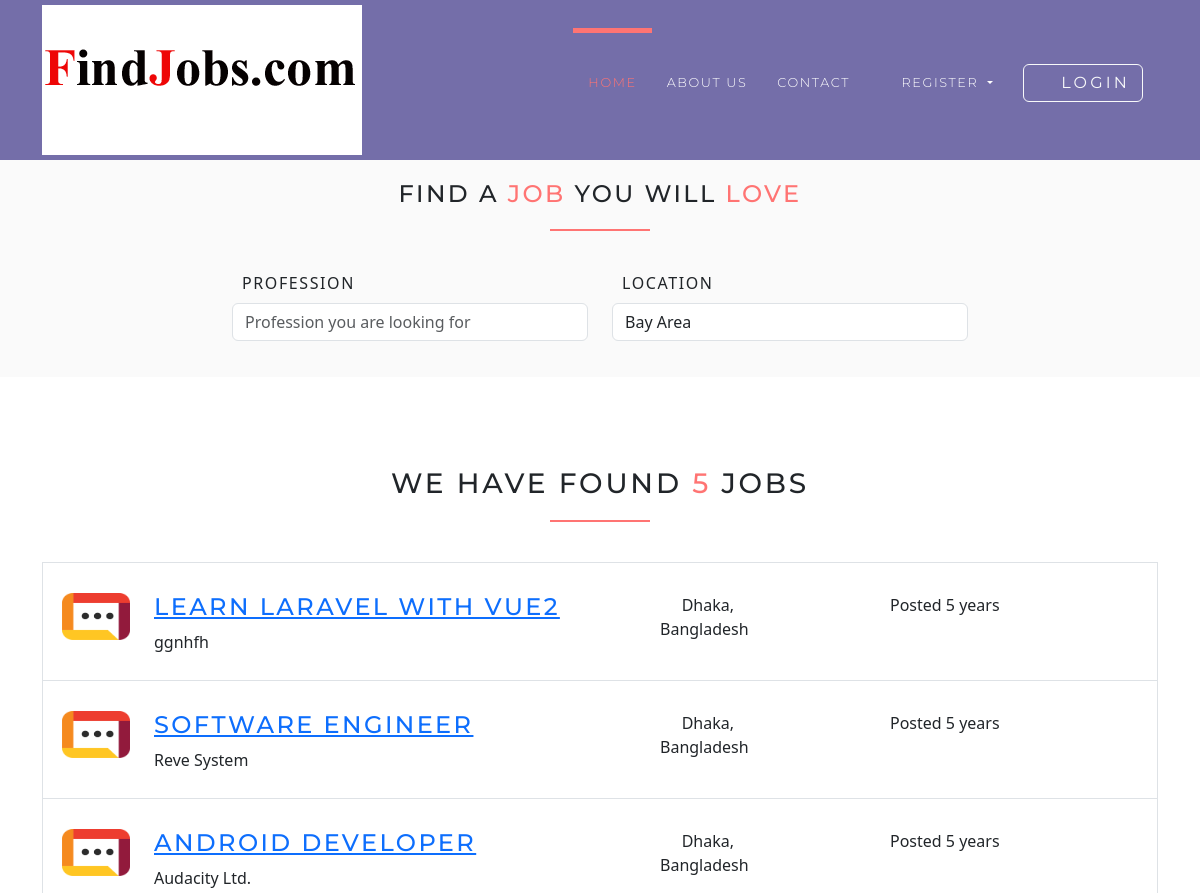
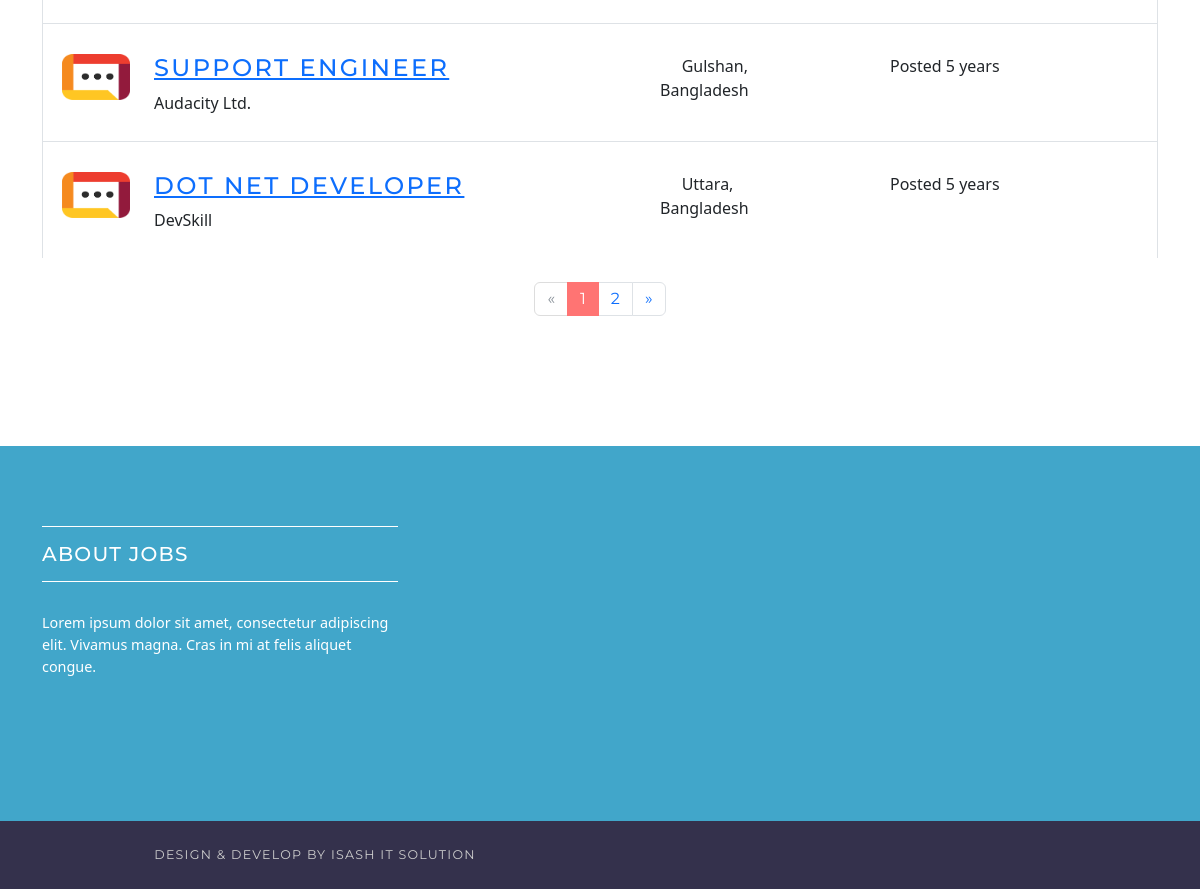
Page /jobs on the committed database (2 pictures, top to bottom).
### jobsapp/models.py (models this page shows, shortened)
class Job(models.Model):
    user = models.ForeignKey(User, on_delete=models.CASCADE)
    title = models.CharField(max_length=300)
    description = models.TextField()
    location = models.CharField(max_length=150)
    type = models.CharField(choices=JOB_TYPE, max_length=10)
    category = models.CharField(max_length=100)
    last_date = models.DateTimeField()
    company_name = models.CharField(max_length=100)
    company_description = models.CharField(max_length=300)
    website = models.CharField(max_length=100, default="")
    created_at = models.DateTimeField(default=timezone.now)
    filled = models.BooleanField(default=False)

### jobsapp/views/home.py (the view)
# urls.py: path('jobs', JobListView.as_view(), name='jobs'),
class JobListView(ListView):
    model = Job
    template_name = 'jobs/jobs.html'
    context_object_name = 'jobs'
    paginate_by = 5

### templates/jobs/jobs.html (shortened to what this page needs)
{% extends 'base.html' %}
{% load static %}
{% block content %}
    <section class="job-form-section job-form-section--compressed">
        <div class="container">
            <h4 class="heading">Find a <span class="accent">job </span> you will <span class="accent">love</span></h4>
            <form id="job-main-form" method="get" action="#" class="job-main-form">
                <div class="controls">
                    <div class="row align-items-end">
                        <div class="col-sm-1 col-lg-2"></div>
                        <div class="col-sm-5 col-lg-4 form-group">
                            <label for="profession">Profession</label>
                            <input type="text" id="profession" name="profession"
                                   placeholder="Profession you are looking for" class="form-control">
                        </div>
                        <div class="col-sm-5 col-lg-4 form-group">
                            <label for="location">Location</label>
                            <input type="text" id="location" name="location" placeholder="Any particular location?"
                                   value="Bay Area" class="form-control">
                        </div>
                        <div class="col-sm-1 col-lg-2 form-group">
                            <button type="submit" name="name"
                                    class="btn btn-outline-white-primary job-main-form__button">
                                <i class="fa fa-search"></i>
                            </button>
                        </div>
                    </div>
                </div>
            </form>
        </div>
    </section>
    <section>
        <div class="container">
            <h3 class="heading">We have found <span class="accent">{{ jobs.count }}</span> jobs</h3>
            {% for job in jobs %}
                <div class="job-listing  ">
                    <div class="row">
                        <div class="col-md-12 col-lg-6">
                            <div class="row">
                                <div class="col-2">
                                    <img src="{% static 'img/company-1.png' %}"
                                         alt="Ipsioou " class="img-fluid">
                                </div>
                                <div class="col-10">
                                    <h4 class="job__title"><a
                                            href="{% url 'jobs:jobs-detail' job.id %}">{{ job.title }}</a></h4>
                                    <p class="job__company">
                                        {{ job.company_name }}
                                    </p>
                                </div>
                            </div>
                        </div>
                        <div class="col-10 col-md-3 col-lg-2 ml-auto"><i class="fa fa-map-marker job__location"></i>
                            {{ job.location }}
                        </div>
                        <div class="col-10 col-md-3 col-lg-3 ml-auto">
                            <p>Posted {{ job.created_at|timesince }}</p>
                        </div>
                    </div>
                </div>
            {% endfor %}
            {% if is_paginated %}
                <div class="row">
                    <div class="col-md-12">
                        <nav aria-label="Page navigation example" class="d-flex justify-content-center mt-4 mb-4">
                            <ul class="pagination">
                                {% if page_obj.has_previous %}
                                    <li class="page-item">
                                        <a href="?page={{ page_obj.previous_page_number }}"
                                           class="page-link">&laquo;</a>
                                    </li>
                                {% else %}
                                    <li class="page-item disabled">
                                        <a class="page-link">&laquo;</a>
                                    </li>
                                {% endif %}
                                {% for i in page_obj.paginator.page_range %}
                                    {% if page_obj.number == i %}
                                        <li class="page-item active">
                                            <a class="page-link">{{ i }}</a>
                                        </li>
                                    {% else %}
                                        <li class="page-item">
                                            <a href="?page={{ i }}" class="page-link">{{ i }}</a>
                                        </li>
                                    {% endif %}
                                {% endfor %}
                                {% if page_obj.has_next %}
                                    <li class="page-item">
                                        <a href="?page={{ page_obj.next_page_number }}" class="page-link">&raquo;</a>
                                    </li>
                                {% else %}
                                    <li class="page-item disabled">
                                        <a class="page-link">&raquo;</a>
                                    </li>
                                {% endif %}
                            </ul>
                        </nav>
                    </div>
                </div>
            {% endif %}
        </div>
    </section>
{% endblock %}

### templates/base.html (shortened to what this page needs)
{% load static %}
<html>
<head>
    <link rel="stylesheet"
          href="{% static 'vendor/bootstrap/css/bootstrap.min.css' %}">
    <link rel="stylesheet"
          href="{% static 'vendor/font-awesome/css/font-awesome.min.css' %}">
    <link rel="stylesheet"
          href="{% static 'vendor/owl.carousel/assets/owl.carousel.css' %}">
    <link rel="stylesheet"
          href="{% static 'vendor/owl.carousel/assets/owl.theme.default.css' %}">
    <link rel="stylesheet" href="{% static 'css/style.default.css' %}"
          id="theme-stylesheet">
    <link rel="stylesheet" href="{% static 'css/custom.css' %}">
    <link href="https://cdn.jsdelivr.net/npm/bootstrap@5.3.3/dist/css/bootstrap.min.css" rel="stylesheet" type="text/css">
</head>
<body>
<header class="header">
    <nav class="navbar navbar-expand-lg">
        <div class="container">
            <a href="/" class="navbar-brand">
                <img src="{% static 'img/logo-small.png' %}" alt="logo" class="d-none d-lg-block">
            </a>
            <div id="navbarSupportedContent" class="collapse navbar-collapse">
                <ul class="navbar-nav ml-auto">
                    <li class="nav-item active">
                        <a href="/" class="nav-link">Home <span class="sr-only">(current)</span></a>
                    </li>
                    <li class="nav-item">
                        <a href="#" class="nav-link">About Us</a>
                    </li>
                    <li class="nav-item">
                        <a href="#" class="nav-link">Contact</a>
                    </li>
                    {% if request.user.is_authenticated and request.user.role == 'employer' %}
                        <li class="nav-item dropdown">
                            <a id="clientZone" href="#" data-toggle="dropdown"
                               aria-haspopup="true" aria-expanded="false"
                               class="nav-link dropdown-toggle has-img mb-3 mb-lg-0 mt-3 mt-lg-0">
                                <div class="client-menu-image">
                                    <div class="inner">
                                        <img src="{% static 'img/company-1.png' %}"
                                             alt="company image"
                                             class="img-fluid">
                                    </div>
                                </div>
                                {% if request.user.role == 'employee' %}
                                    {{ request.user.first_name }} {{ request.user.last_name }}
                                {% else %}
                                    {{ request.user.first_name }}
                                {% endif %}
                            </a>
                            <div aria-labelledby="clientZone" class="dropdown-menu">
                                <a href="{% url 'jobs:employer-dashboard' %}" class="dropdown-item">Dashboard</a>
                                <a href="{% url 'jobs:employer-all-applicants' %}" class="dropdown-item">Applicants </a>
                                <a href="{% url 'jobs:employer-jobs-create' %}" class="dropdown-item">Post a new
                                    job </a>
                                <a href="{% url 'accounts:logout' %}" class="dropdown-item">Logout</a>
                            </div>
                        </li>
                    {% else %}
                        <li class="nav-item dropdown">
                            <a id="pages" href="#" data-toggle="dropdown" aria-haspopup="true" aria-expanded="false"
                               class="nav-link dropdown-toggle"><i class="fa fa-signing"></i>Register
                            </a>
                        </li>
                        <li class="nav-item" style="color: #fff">
                            <a href="{% url 'accounts:login' %}" class="btn navbar-btn btn-outline-light mb-5 mb-lg-0">
                                <i class="fa fa-sign-in"></i>Login
                            </a>
                        </li>
                    {% endif %}
                </ul>
            </div>
        </div>
    </nav>
</header>
<div>
    {% block content %} {% endblock %}
</div>
<footer class="footer">
    <div class="footer__block">
        <div class="container">
            <div class="row">
                <div class="col-lg-4 col-md-12 mb-5">
                    <h4 class="h5">About Jobs</h4>
                    <p> Lorem ipsum dolor sit amet, consectetur adipiscing elit. Vivamus magna. Cras in mi at felis
                        aliquet congue. </p>
                </div>
            </div>
        </div>
    </div>
    <div class="footer__copyright">
        <div class="container">
            <div class="row">
                <div class="col-md-6 text-md-left text-center">
                    <p>Design & Develop By Isash IT solution</p>
                </div>
            </div>
        </div>
    </div>
</footer>
</body>
</html>

### rows in the picture
Job: title "LEARN LARAVEL WITH VUE2", company_name "ggnhfh", location "Dhaka, Bangladesh", created_at "5 years"
Job: title "SOFTWARE ENGINEER", company_name "Reve System", location "Dhaka, Bangladesh", created_at "5 years"
Job: title "ANDROID DEVELOPER", company_name "Audacity Ltd.", location "Dhaka, Bangladesh", created_at "5 years"
Job: title "SUPPORT ENGINEER", company_name "Audacity Ltd.", location "Gulshan, Bangladesh", created_at "5 years"
Job: title "DOT NET DEVELOPER", company_name "DevSkill", location "Uttara, Bangladesh", created_at "5 years"

### other values in the picture
{{ jobs.count }} "5"
{{ i }} "1"
{{ i }} "2"
